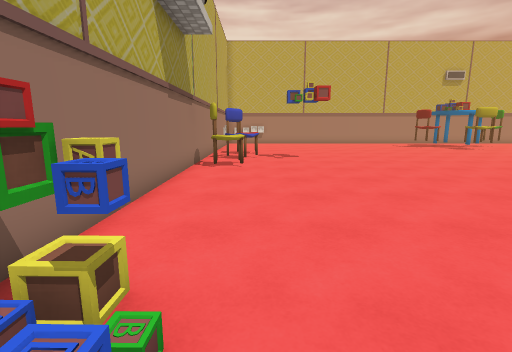
view 1 (above)

24 first-person views from a walk through a scene from a Unity 3-D project. The camera is 1.5 m above the floor, tilts 10° down and sees 85° across. The floor is counted in squares, 1 m on a side. Each view is taken from the middle of a square. On the plan, view 1 faces up. The plan holds only what a view shows up to about 14 squares ahead; the rest is blank. The place goes on beyond the plan. The player is left out. Some surface patterns are stand-ins.

view 2
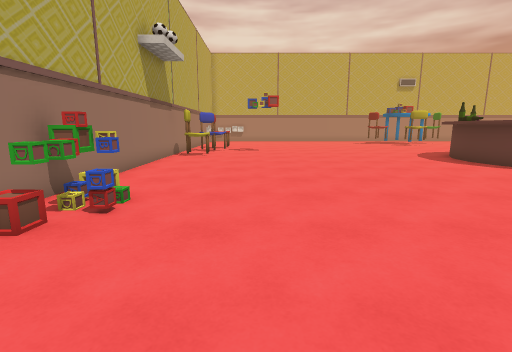

view 3
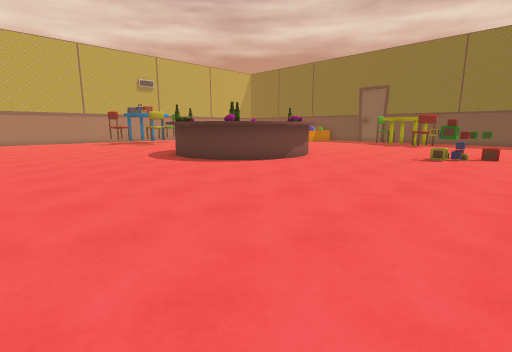

view 4
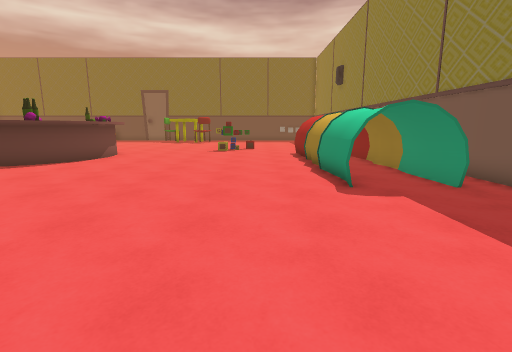

view 5
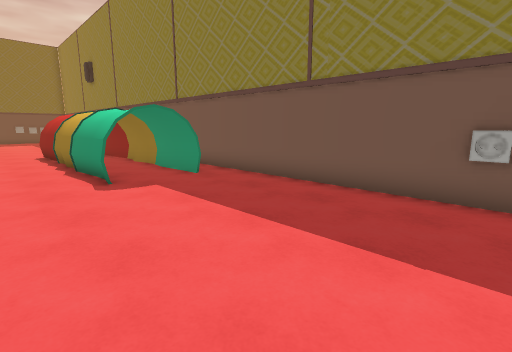

view 6
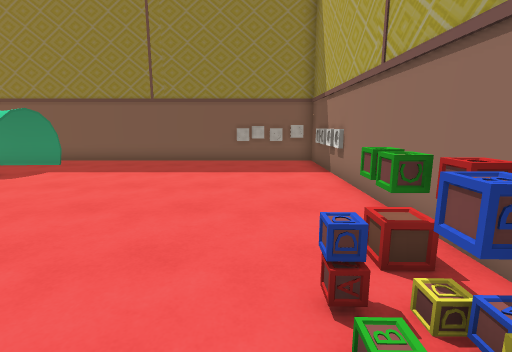

view 7
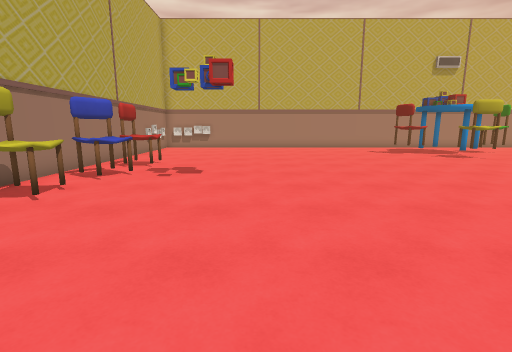

view 8
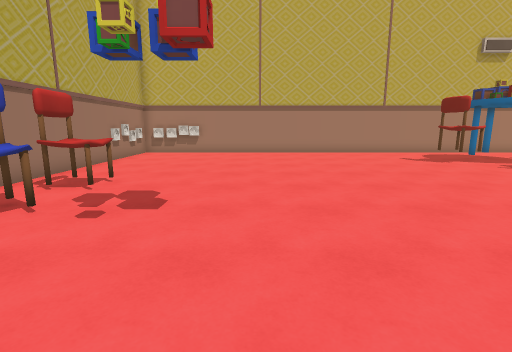

view 9
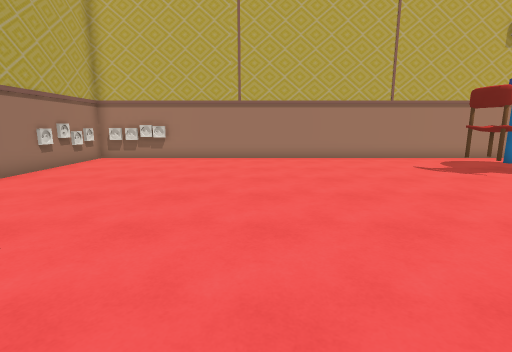

view 10
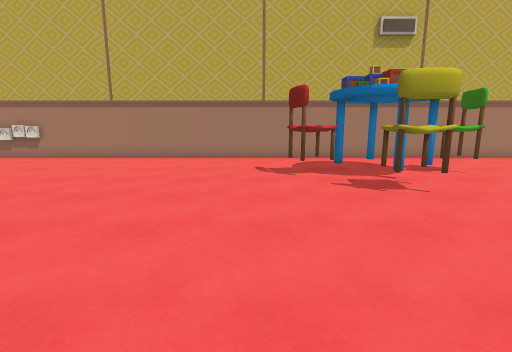

view 11
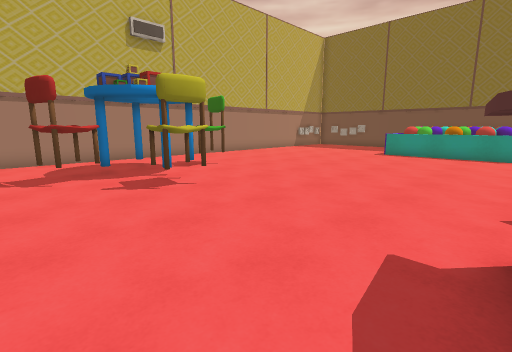

view 12
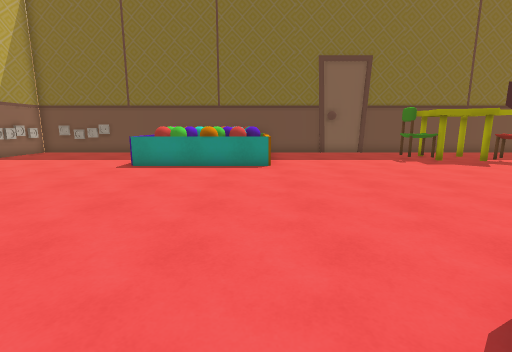

view 13
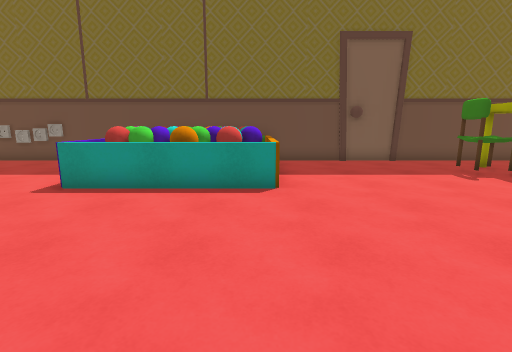

view 14
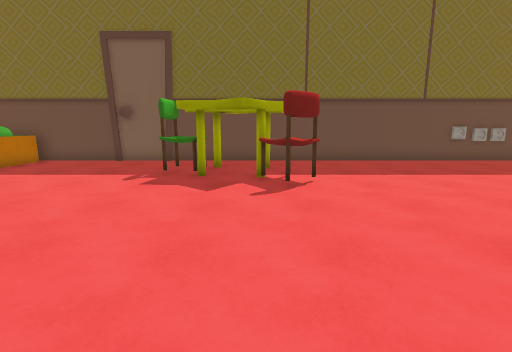

view 15
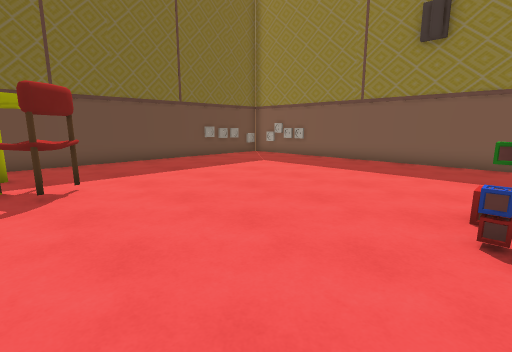

view 16
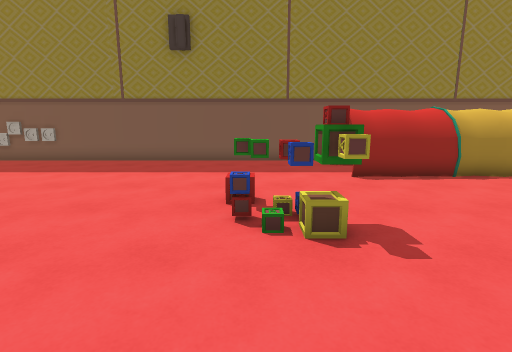

view 17
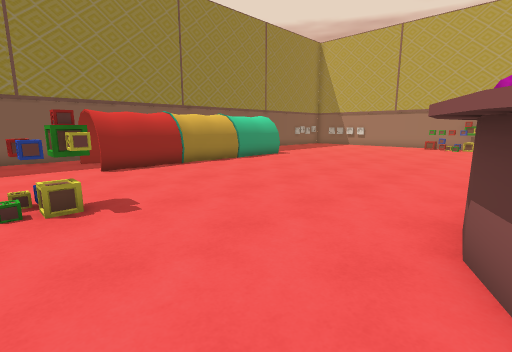

view 18
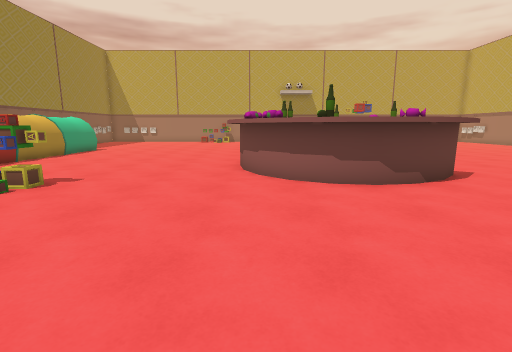

view 19
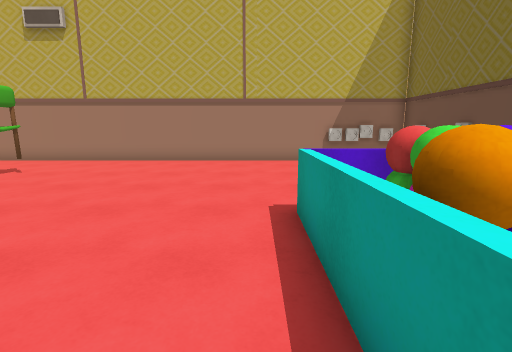

view 20
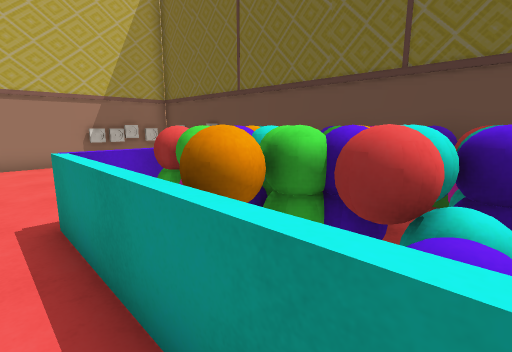

view 21
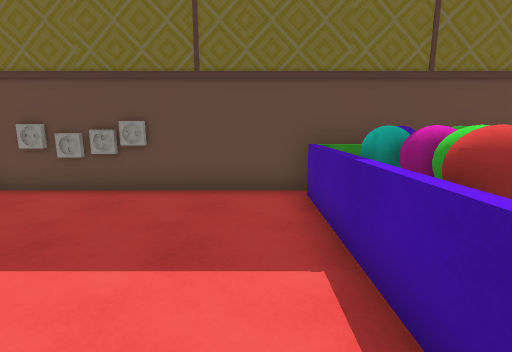

view 22
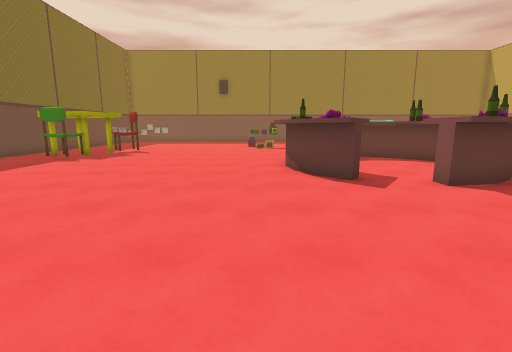

view 23
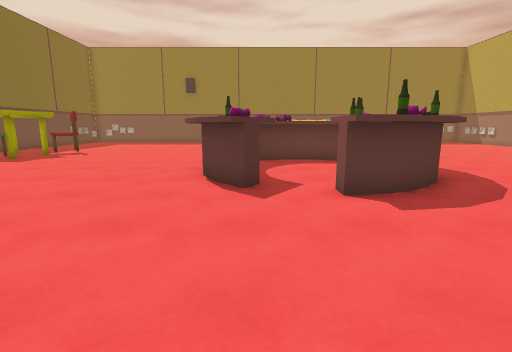

view 24
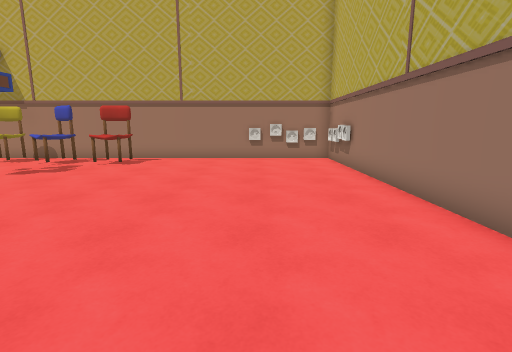

### Floor plan
Key: @ floor where view 1 was taken; # wall or solid block; x gap in a wall; . floor; = window, fence, low wall or low ledge; ^ raised ledge; B orange ball; R red ball; A ball; G green ball; O other object.
Columns run from 3 left of view 1 to 33 right of it. Each row starts with its distance up from view 1.
 26    ###############################
 25 ####.............................###
 24 #..................................#
 23 #..................#...............##
 22 #...............^#..^^.............##
 21 #...............^...#^..............#
 20 #.................#.................#
 19 #................^^.................#
 18 #................#^...........====###
 17 #.##..........................=RGO ##
 16 #.#^..........................=AO  O#
 15 #.............................#B    #
 14 #.#^..........................#R OOA#
 13 #.^^..........................#AAOO##
 12 #.^.............###.=..........O....#
 11 ##^............####.##..............#
 10 ##............ #  ..###.............#
  9 #.............## ...  #.............#
  8 #.............## ...  #.............#
  7 #.............###... ##.............#
  6 #.............#########.........##..#
  5 #..............#######..........##..#
  4 #................####............x..#
  3 #..............................#....#
  2 #OO............................^....#
  1 #OO.................................#
  0 #.O@................................#
 -1 #.....................OO............#
 -2 #......................O............#
 -3 #...................................#
 -4 #...................................#
 -5 #..........##########...............#
 -6 #..........##########..............##
 -7 #.................  ...............##
 -8 #..........##########..............#
 -9 #............       ...............
-10 ##############      ###############

Positions as (right, up) in squares from view 1, and headings:
1: (0, 0), facing up
2: (2, -4), facing up
3: (4, -4), facing up-right
4: (1, -3), facing right
5: (0, -3), facing down-right
6: (0, 3), facing down
7: (4, 5), facing up
8: (4, 9), facing up
9: (5, 12), facing up
10: (11, 12), facing up
11: (11, 12), facing up-right
12: (16, 13), facing right
13: (20, 13), facing right
14: (20, 3), facing right
15: (20, 3), facing down-right
16: (20, 3), facing down
17: (20, 5), facing down-left
18: (26, 5), facing left
19: (26, 13), facing up
20: (26, 13), facing up-right
21: (26, 19), facing right
22: (20, 19), facing down
23: (17, 18), facing down
24: (11, 22), facing left
